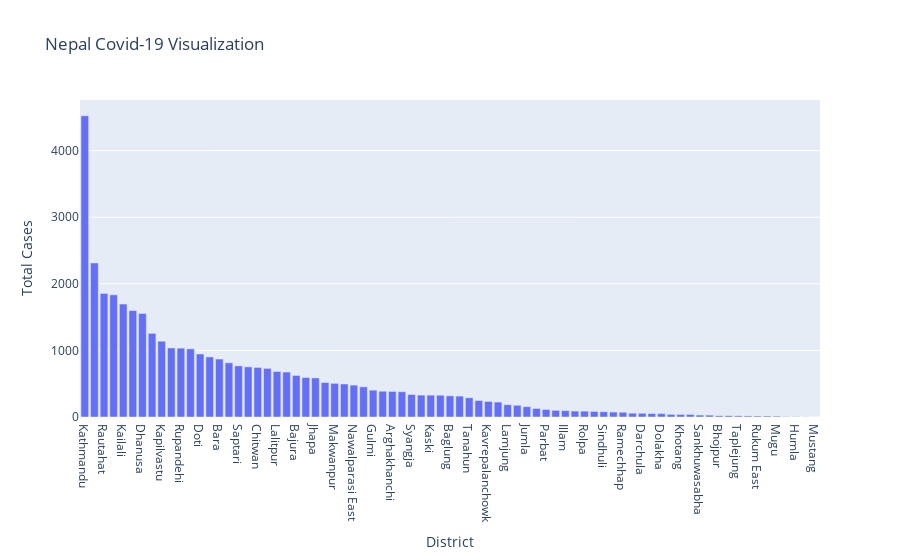

Here is the notebook cell this chart was saved with:
### Markdown cell above
##### Bar graph Visualization

### Code cell
fig = go.Figure()
fig.add_traces(go.Bar(x = dataset["District"], y = dataset["Total Cases"]))
fig.update_layout(title = "Nepal Covid-19 Visualization", xaxis = dict(title = "District"), yaxis = dict(title = "Total Cases") )

### Figure 1 — Plotly figure (JSON) as saved in the notebook; plotly's stock layout.template omitted (floating-point values rounded to 4 significant figures)
{"data": [{"type": "bar", "x": ["Kathmandu", "Parsa", "Rautahat", "Sarlahi", "Kailali", "Morang", "Dhanusa", "Mahottari", "Kapilvastu", "Dailekh", "Rupandehi", "Banke", "Doti", "Achham", "Bara", "Dang", "Saptari", "Surkhet", "Chitwan", "Sunsari", "Lalitpur", "Kanchanpur", "Bajura", "Palpa", "Jhapa", "Bhaktapur", "Makwanpur", "Siraha", "Nawalparasi East", "Pyuthan", "Gulmi", "Bajhang", "Arghakhanchi", "Baitadi", "Syangja", "Dadeldhura", "Kaski", "Bardiya", "Baglung", "Salyan", "Tanahun", "Nawalparasi West", "Kavrepalanchowk", "Dhading", "Lamjung", "Gorkha", "Jumla", "Udayapur", "Parbat", "Sindhupalchowk", "Illam", "Kalikot", "Rolpa", "Nuwakot", "Sindhuli", "Rukum West", "Ramechhap", "Jajarkot", "Darchula", "Myagdi", "Dolakha", "Dhankuta", "Khotang", "Okhaldhunga", "Sankhuwasabha", "Terhathum", "Bhojpur", "Panchthar", "Taplejung", "Rasuwa", "Rukum East", "Solukhumbu", "Mugu", "Dolpa", "Humla", "Manang", "Mustang"], "y": [4522, 2313, 1856, 1834, 1695, 1598, 1556, 1256, 1138, 1037, 1034, 1023, 946, 902, 870, 814, 768, 753, 744, 730, 684, 675, 624, 593, 587, 518, 505, 496, 479, 453, 403, 387, 384, 379, 338, 329, 328, 327, 318, 314, 289, 248, 234, 224, 185, 176, 155, 128, 113, 100, 96, 89, 88, 83, 79, 74, 71, 57, 56, 52, 51, 39, 38, 38, 29, 28, 19, 19, 18, 16, 15, 15, 13, 6, 5, 3, 1]}], "layout": {"title": {"text": "Nepal Covid-19 Visualization"}, "xaxis": {"title": {"text": "District"}}, "yaxis": {"title": {"text": "Total Cases"}}}}
